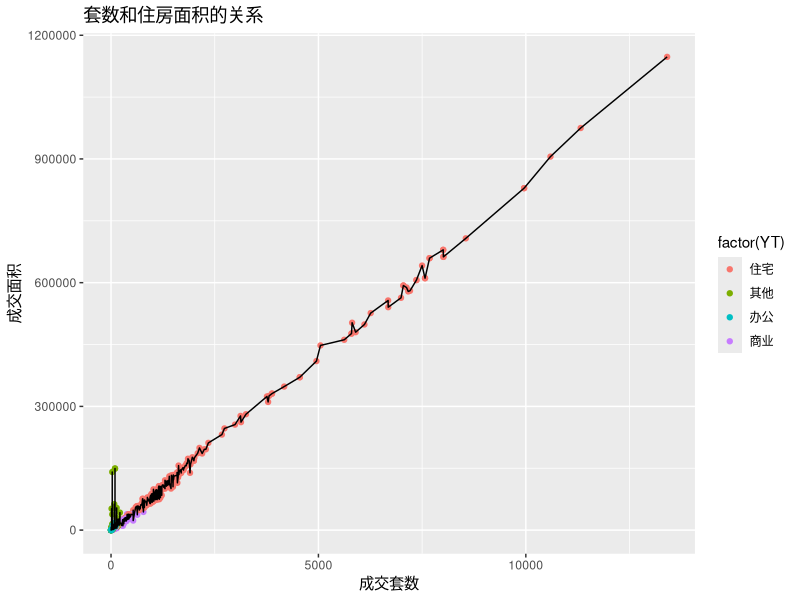
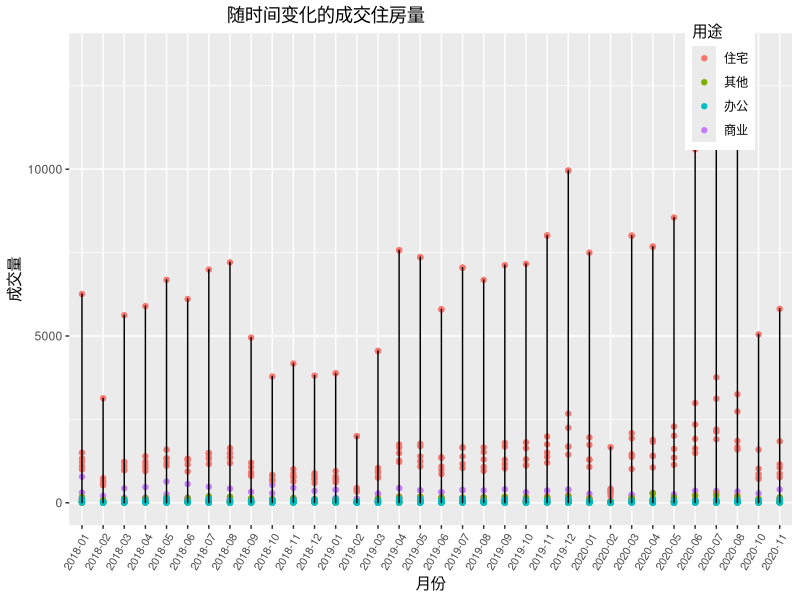
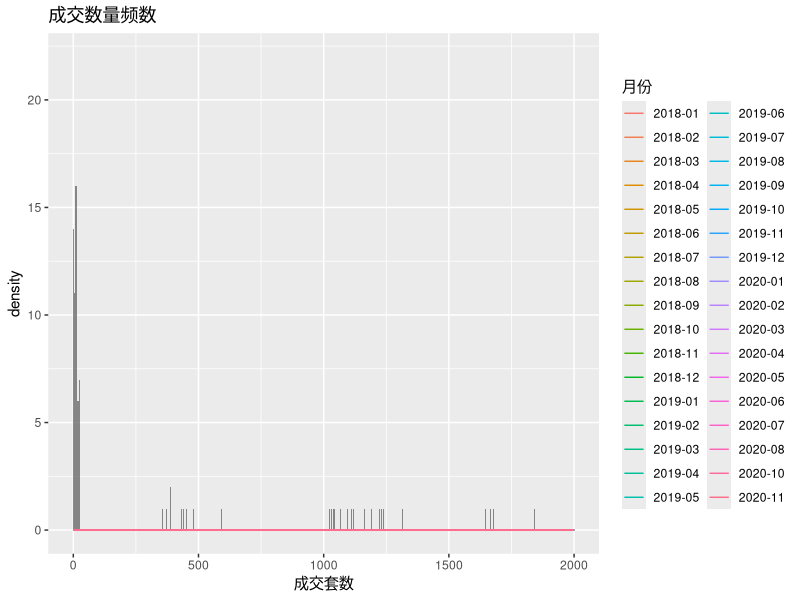
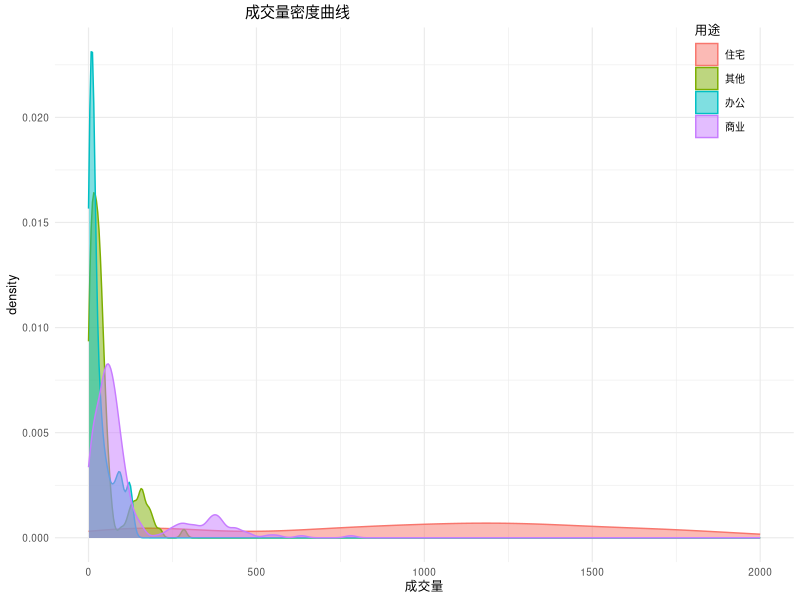
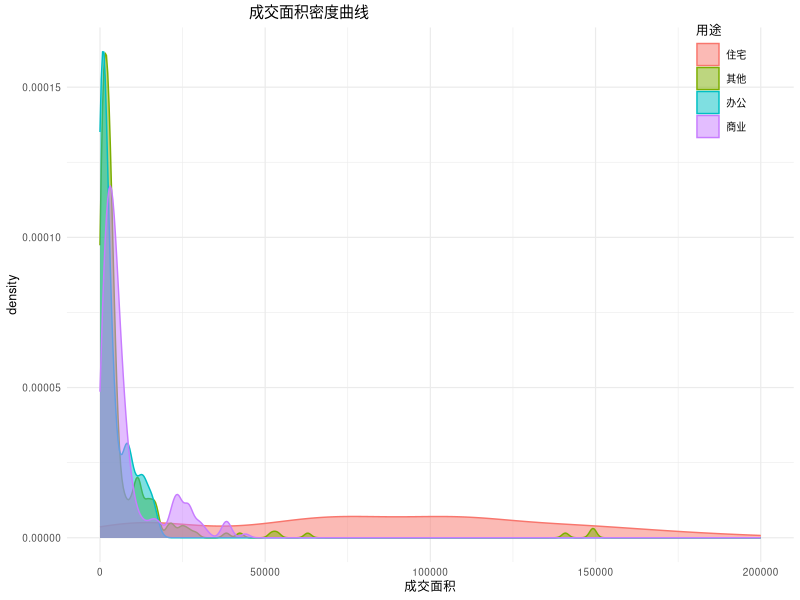
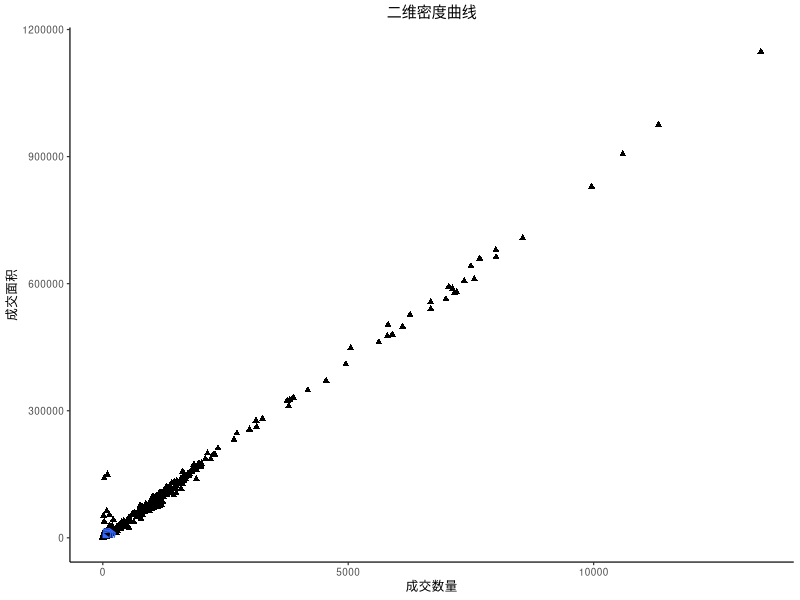
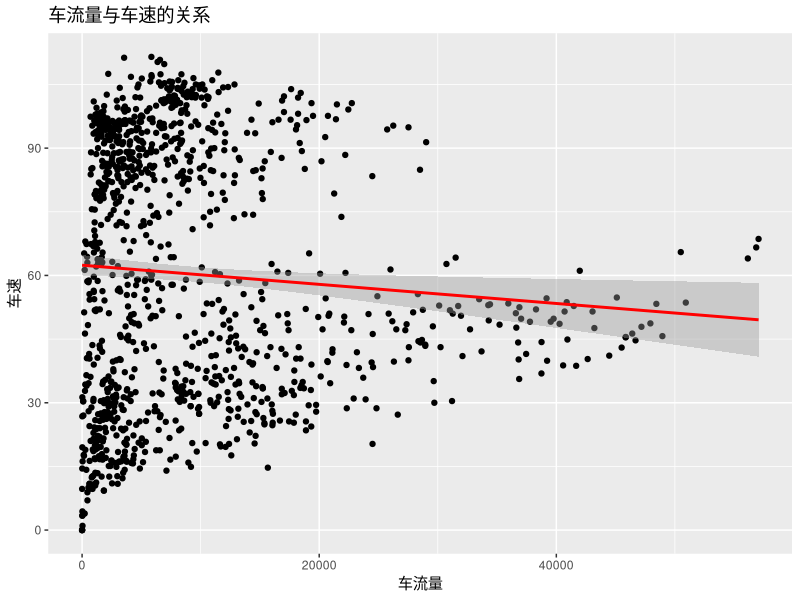
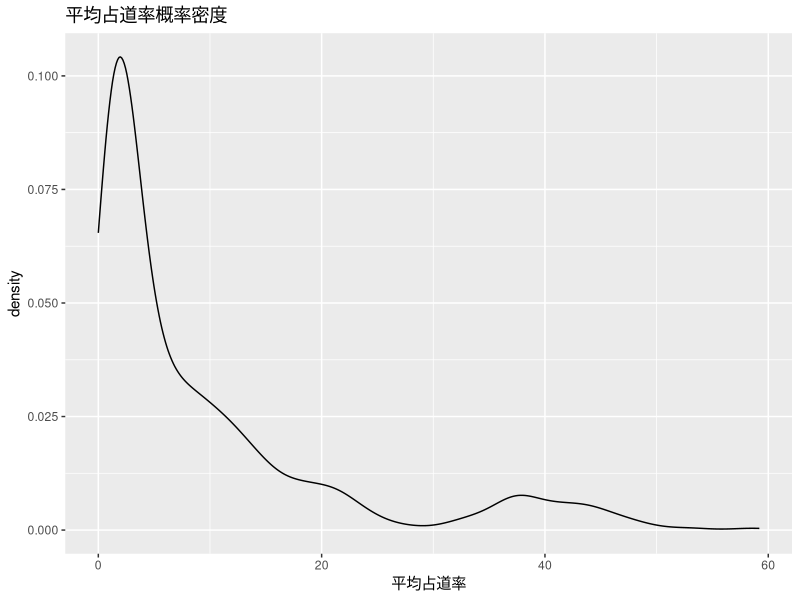

The R source for these figures, in order:
## ---- chunk 1
library(readr)
house<-read.csv("data/house.csv")
## ---- chunk 2
library(ggplot2)
p <- ggplot(data=house,aes(x=CJTS,y=CJMJ)) + geom_point(aes(colour=factor(YT))) + geom_line()+labs(title = "套数和住房面积的关系",y="成交面积",x="成交套数")
p
## ---- chunk 3
library(ggplot2)
p <- ggplot(data=house,aes(x=YF,y=CJTS)) + geom_point(aes(colour=factor(YT)))+theme(plot.title =element_text(hjust = 0.3),legend.position = c(0.9,0.9),axis.text.x = element_text(size=8,angle=60,hjust = 1,vjust=1)) + geom_line()+labs(title = "随时间变化的成交住房量",y="成交量",x="月份",colour="用途")
p
## ---- chunk 4
p<-ggplot(house,aes(CJTS))+geom_histogram(position='identity',alpha=0.7,binwidth = 0.5)+stat_density(geom = 'line',position = 'identity',aes(colour = factor(YF)))+labs(title="成交数量频数",x="成交套数",colour="月份")+xlim(0,2000)
p
## ---- chunk 5
p<-ggplot(house,aes(CJTS))+theme_minimal(base_size = 9)+geom_density(aes(colour=YT,fill=YT),alpha=0.5)+labs(title = "成交量密度曲线",x="成交量",fill="用途",colour="用途")+theme(plot.title =element_text(hjust = 0.3),legend.position = c(0.9,0.9) )+xlim(0,2000)
p
## ---- chunk 6
p<-ggplot(house,aes(CJMJ))+theme_minimal(base_size = 9)+geom_density(aes(colour=YT,fill=YT),alpha=0.5)+labs(title = "成交面积密度曲线",x="成交面积",fill="用途",colour="用途")+theme(plot.title =element_text(hjust = 0.3),legend.position = c(0.9,0.9) )+xlim(0,200000)
p
## ---- chunk 7
p<-ggplot(house,aes(x=CJTS,y=CJMJ))+theme_classic(base_size =9)+geom_point(shape=17)+geom_density_2d(linemitre=5)+theme(plot.title = element_text(hjust=0.5))+ggtitle("二维密度曲线")+xlab("成交数量")+ylab("成交面积")
p
## ---- chunk 8
library(readr)
traffic_flow <- read_csv("data/traffic flow.csv")
View(traffic_flow)
## ---- chunk 9
p <- ggplot(data=traffic_flow,aes(x=AVGFLOW,y=AVGSPEED)) + geom_point() + geom_smooth(method = "lm",formula = y~x,colour="red")+labs(title = "车流量与车速的关系",y="车速",x="车流量")
p
## ---- chunk 10
p<-ggplot(traffic_flow,aes(AVGACURATE))+geom_density(alpha=0.5)+labs(title="平均占道率概率密度",x="平均占道率")
p
## ---- chunk 11
ggplot(traffic_flow,aes(LONGVEH))+geom_histogram(fill="blue",colour="white",bins=50)+labs(title="长车流量频率直方图",x="长车流量")
## ---- chunk 12
ggplot(traffic_flow,aes(REC_TIME,MIDVEH))+geom_bar(stat = "identity")+labs(title="中型车流量柱状图",x="时间",y="中型车流量")
## ---- chunk 13
ggplot(traffic_flow,aes(MIDVEH,MINIVEH))+geom_point(size=2,shape=17,colour="purple")+labs(title="点图")
## ---- chunk 14
ggplot(traffic_flow,aes(MIDVEH,MINIVEH))+geom_line(size=1,linetype=2,colour="purple")+labs(title="线图")
## ---- chunk 15
ggplot(traffic_flow,aes(x=MIDVEH,y=MINIVEH,fill=AVGSPEED))+geom_bar(stat="identity")+coord_polar(theta="y")+labs(x = '', y = '', title = '') + theme(axis.text = element_blank())+ theme(axis.ticks = element_blank())
